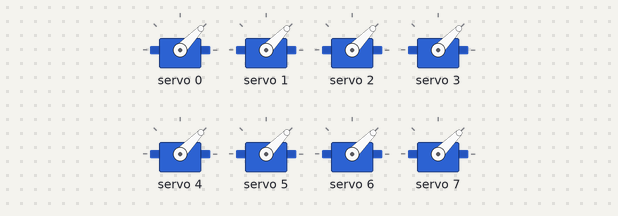
The sketch below on a simulated Arduino Uno, built with avr-gcc and run on an emulated ATmega328P. Shown: 8 × servo. What the sketch prints to the serial monitor is not drawn.

Above: at 0.55 s.
At 1.3 s:
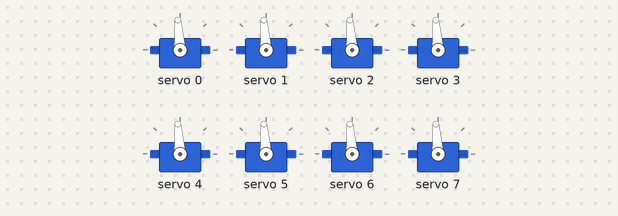
At 1.8 s:
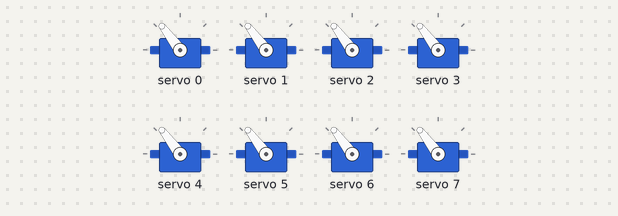
At 2.05 s:
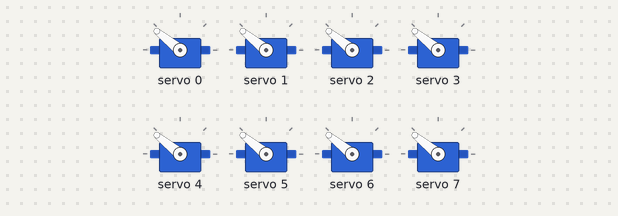
At 2.8 s:
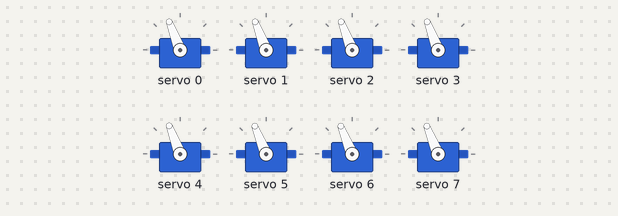
At 3.6 s:
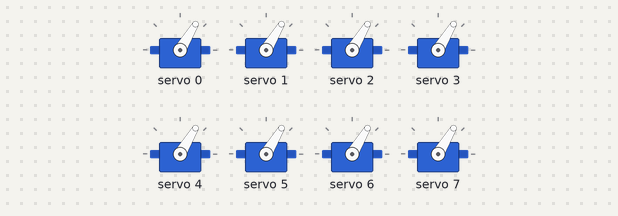
Timing chart, 0 to 8.9 s (numbered marks = the images above):
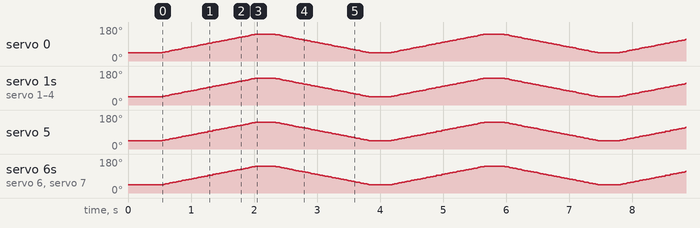

The sketch:

limited_sweep.ino
```cpp
// PCA9685 — 8 Servo Sweep (Limited to 10° – 160°)
// Library: Adafruit PWM Servo Driver Library

#include <Wire.h>
#include <Adafruit_PWMServoDriver.h>

Adafruit_PWMServoDriver pca = Adafruit_PWMServoDriver(0x40);

#define SERVO_MIN_US  500    // pulse width at 0°
#define SERVO_MAX_US  2500   // pulse width at 180°
#define SERVO_FREQ    50     // 50 Hz

#define SWEEP_MIN     45     // minimum angle limit
#define SWEEP_MAX     135    // maximum angle limit
#define NUM_SERVOS    8      // channels 0 to 7
#define STEP_DELAY    10     // ms per degree (lower = faster)

uint16_t angleToPulse(float angle) {
  // Hard clamp to safe limits
  if (angle < SWEEP_MIN) angle = SWEEP_MIN;
  if (angle > SWEEP_MAX) angle = SWEEP_MAX;
  float us = map(angle, 0, 180, SERVO_MIN_US, SERVO_MAX_US);
  float ticksPerUs = 4096.0f / (1000000.0f / SERVO_FREQ);
  return (uint16_t)(us * ticksPerUs);
}

void setServoAngle(uint8_t ch, float angle) {
  pca.setPWM(ch, 0, angleToPulse(angle));
}

void setup() {
  Serial.begin(9600);
  Wire.begin();
  pca.begin();
  pca.setPWMFreq(SERVO_FREQ);

  Serial.println("Sweep limited to 10° – 160°");

  // Start all servos at minimum position
  for (uint8_t i = 0; i < NUM_SERVOS; i++) setServoAngle(i, SWEEP_MIN);
  delay(500);
}

void loop() {
  // Sweep 10° → 160°
  Serial.println("Sweeping 10° → 160°");
  for (float angle = SWEEP_MIN; angle <= SWEEP_MAX; angle += 1.0f) {
    for (uint8_t i = 0; i < NUM_SERVOS; i++) setServoAngle(i, angle);
    delay(STEP_DELAY);
  }

  delay(300); // pause at 160°

  // Sweep 160° → 10°
  Serial.println("Sweeping 160° → 10°");
  for (float angle = SWEEP_MAX; angle >= SWEEP_MIN; angle -= 1.0f) {
    for (uint8_t i = 0; i < NUM_SERVOS; i++) setServoAngle(i, angle);
    delay(STEP_DELAY);
  }

  delay(300); // pause at 10°
}
```
